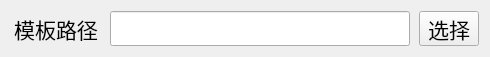
  <widget class="QWidget" name="layoutWidget_2">
   <property name="geometry">
    <rect>
     <x>70</x>
     <y>150</y>
     <width>482</width>
     <height>37</height>
    </rect>
   </property>
   <layout class="QHBoxLayout" name="horizontalLayout_2">
    <item>
     <widget class="QLabel" name="label_path_L_2">
      <property name="sizePolicy">
       <sizepolicy hsizetype="Fixed" vsizetype="Fixed">
        <horstretch>0</horstretch>
        <verstretch>0</verstretch>
       </sizepolicy>
      </property>
      <property name="minimumSize">
       <size>
        <width>90</width>
        <height>35</height>
       </size>
      </property>
      <property name="maximumSize">
       <size>
        <width>90</width>
        <height>35</height>
       </size>
      </property>
      <property name="font">
       <font>
        <pointsize>16</pointsize>
       </font>
      </property>
      <property name="text">
       <string>模板路径</string>
      </property>
      <property name="alignment">
       <set>Qt::AlignCenter</set>
      </property>
     </widget>
    </item>
    <item>
     <spacer name="horizontalSpacer_2">
      <property name="orientation">
       <enum>Qt::Horizontal</enum>
      </property>
      <property name="sizeType">
       <enum>QSizePolicy::Fixed</enum>
      </property>
      <property name="sizeHint" stdset="0">
       <size>
        <width>3</width>
        <height>20</height>
       </size>
      </property>
     </spacer>
    </item>
    <item>
     <widget class="QLineEdit" name="lineEdit_TemplDirPath">
      <property name="sizePolicy">
       <sizepolicy hsizetype="Fixed" vsizetype="Fixed">
        <horstretch>0</horstretch>
        <verstretch>0</verstretch>
       </sizepolicy>
      </property>
      <property name="minimumSize">
       <size>
        <width>300</width>
        <height>35</height>
       </size>
      </property>
      <property name="maximumSize">
       <size>
        <width>160</width>
        <height>35</height>
       </size>
      </property>
      <property name="font">
       <font>
        <pointsize>16</pointsize>
       </font>
      </property>
      <property name="alignment">
       <set>Qt::AlignCenter</set>
      </property>
     </widget>
    </item>
    <item>
     <spacer name="horizontalSpacer_16">
      <property name="orientation">
       <enum>Qt::Horizontal</enum>
      </property>
      <property name="sizeType">
       <enum>QSizePolicy::Fixed</enum>
      </property>
      <property name="sizeHint" stdset="0">
       <size>
        <width>3</width>
        <height>20</height>
       </size>
      </property>
     </spacer>
    </item>
    <item>
     <widget class="QPushButton" name="pushButton_TemplDirPath">
      <property name="sizePolicy">
       <sizepolicy hsizetype="Fixed" vsizetype="Fixed">
        <horstretch>0</horstretch>
        <verstretch>0</verstretch>
       </sizepolicy>
      </property>
      <property name="minimumSize">
       <size>
        <width>60</width>
        <height>35</height>
       </size>
      </property>
      <property name="maximumSize">
       <size>
        <width>60</width>
        <height>35</height>
       </size>
      </property>
      <property name="font">
       <font>
        <pointsize>16</pointsize>
       </font>
      </property>
      <property name="text">
       <string>选择</string>
      </property>
     </widget>
    </item>
   </layout>
  </widget>
